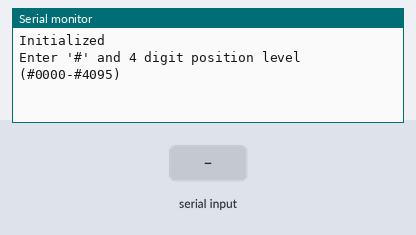
A sketch run on a simulated Arduino Uno, built with avr-gcc and run on an emulated ATmega328P. Shown: the last lines printed to the serial monitor. The test bench sets the inputs (shaded band).

Above: at 1.2 s.
1.3 s: "#" received over Serial
At 2.0 s:
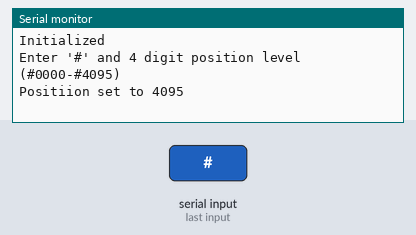
2.8 s: "!" received over Serial
At 4.3 s:
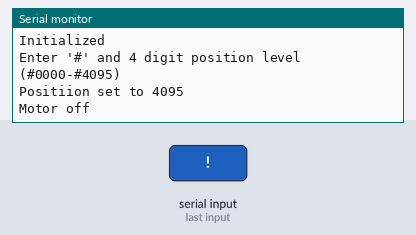

The sketch:

jrk21v3_pololu_motor_demo.ino
```cpp
/*
* Motor control setup for pololu jrk21v3 with Arduino UNO R3, verified using linear actualtor LACT2P
*
* Pololu jrk config utility in Serial mode using UART detect baud rate interface.
* starting with the default configuration settings for LACT2P linear actuators provided on the pololu website
*
* pin 8 connected to jrk pin Rx
* jrk grnd connected to arduino ground
*/

#define BAUDRATE 9600
#define BUFFER_SIZE 5   // ie. for input = #2000

#include "motor_control.h"

MotorControl motorControl(BAUDRATE);

void setup()
{
  Serial.begin(BAUDRATE);
  Serial.println("Initialized");
  Serial.flush(); // Give reader a chance to see the output.

  Serial.println("Enter '#' and 4 digit position level (#0000-#4095)");
}

void loop()
{
  static uint8_t inByte = 0;
  static uint16_t targetPosition = 0; // target position, 0-4095 is the range of the JRK21V3 controller.
  static uint16_t actualPosition = 0;

  //stuff used for input from pc
  static char buffer[BUFFER_SIZE];

  if (Serial.available() > 0)
  {
    // read the incoming byte:
    inByte = Serial.read();
    delay(10);

    // If the marker's found, next 4 characters are the position
    if (inByte == '#')
    {
      loadBufferFromSerial(buffer);
      targetPosition = stringBufferToInt(buffer);

      actualPosition = motorControl.setSpeed(targetPosition);
      announcePos(actualPosition);
    }
    // Turn motor off if this character is received
    else if (inByte == '!')
    {
      motorControl.off();

      Serial.println("Motor off");
      Serial.flush();
    }
  }
}
```

motor_control.cpp
```cpp
#include "motor_control.h"

MotorControl::MotorControl(uint32_t baudrate)
{
  serial = new SoftwareSerial(PIN_RX, PIN_TX);
  serial->begin(baudrate);
}

uint16_t MotorControl::setSpeed(uint16_t x)
{
  uint16_t target = x; //only pass this ints, i tried doing math in this and the remainder error screwed something up

  // Make sure the target is within the bounds
  if (target > MAX_INPUT_CONTROL_VALUE)
  {
    target = MAX_INPUT_CONTROL_VALUE;
  }

  serial->write(POLOLU_PROTOCOL_START);                               //tells the controller we're starting to send it commands
  serial->write(POLOLU_DEVICE_NUMBER);                                //This is the pololu device # you're connected too that is found in the config utility(converted to hex). I'm using #11 in this example
  serial->write(POLOLU_PROTOCOL_TARGET_HIGH_START + (target & 0x1F)); //first half of the target, see the pololu jrk manual for more specifics
  serial->write((target >> 5) & POLOLU_PROTOCOL_END);                 //second half of the target, " " "

  return target;
}

void MotorControl::off()
{
  serial->write(POLOLU_PROTOCOL_START);
  serial->write(POLOLU_DEVICE_NUMBER);
  serial->write(POLOLU_PROTOCOL_END);
}
```

motor_control.h
```cpp
/*
* Motor control commands for Pololu jrk23v1
*/

#ifndef MOTOR_CONTROL_H
#define MOTOR_CONTROL_H

#include <SoftwareSerial.h>

// RX, TX, plug your control line into pin 8 and connect it to the RX pin on the JRK21v3
#define PIN_RX 7
#define PIN_TX 8

// Values from user driver user guide https://www.pololu.com/docs/0J38/all
#define MAX_INPUT_CONTROL_VALUE 4095
#define POLOLU_PROTOCOL_START 0xAA
#define POLOLU_PROTOCOL_END 0x7F
#define POLOLU_PROTOCOL_TARGET_HIGH_START 0x40

#define POLOLU_DEVICE_NUMBER 0xB   // Defaults to 11, but can change through config software

class MotorControl
{
  private:
    SoftwareSerial *serial;

  public:
    MotorControl(uint32_t baudrate);

    // Sets the new target speed for the JRK21V3 controller, this uses pololu high resulution protocol
    uint16_t setSpeed(uint16_t x);
    void off();
};

#endif
```

serial_communication.ino
```cpp
/**
 * Announcer for PC Serial output
 */
void announcePos(int position)
{
  Serial.print("Positiion set to ");
  Serial.println(position);
  Serial.flush();
}

/**
 * Reads serial and loads data to array
 */
void loadBufferFromSerial(char *buffer)
{
  uint8_t pointer = 0;

  while (pointer < BUFFER_SIZE - 1)
  {                                  // accumulate 4 chars
    buffer[pointer] = Serial.read(); // store in the buffer
    pointer++;                       // move the pointer forward by 1
  }

  Serial.flush();
}

/**
 * Converts buffer to integer
 */
uint16_t stringBufferToInt(char buffer[])
{
  uint16_t output = 0;

  output = (buffer[0] - 48) * 1000 + (buffer[1] - 48) * 100 + (buffer[2] - 48) * 10 + (buffer[3] - 48);

  return output;
}
```

Measured:
- after the input at 1.3 s, the serial monitor: prints a new line at once (image 1)
- after the input at 2.8 s, the serial monitor: prints a new line at once (image 2)
